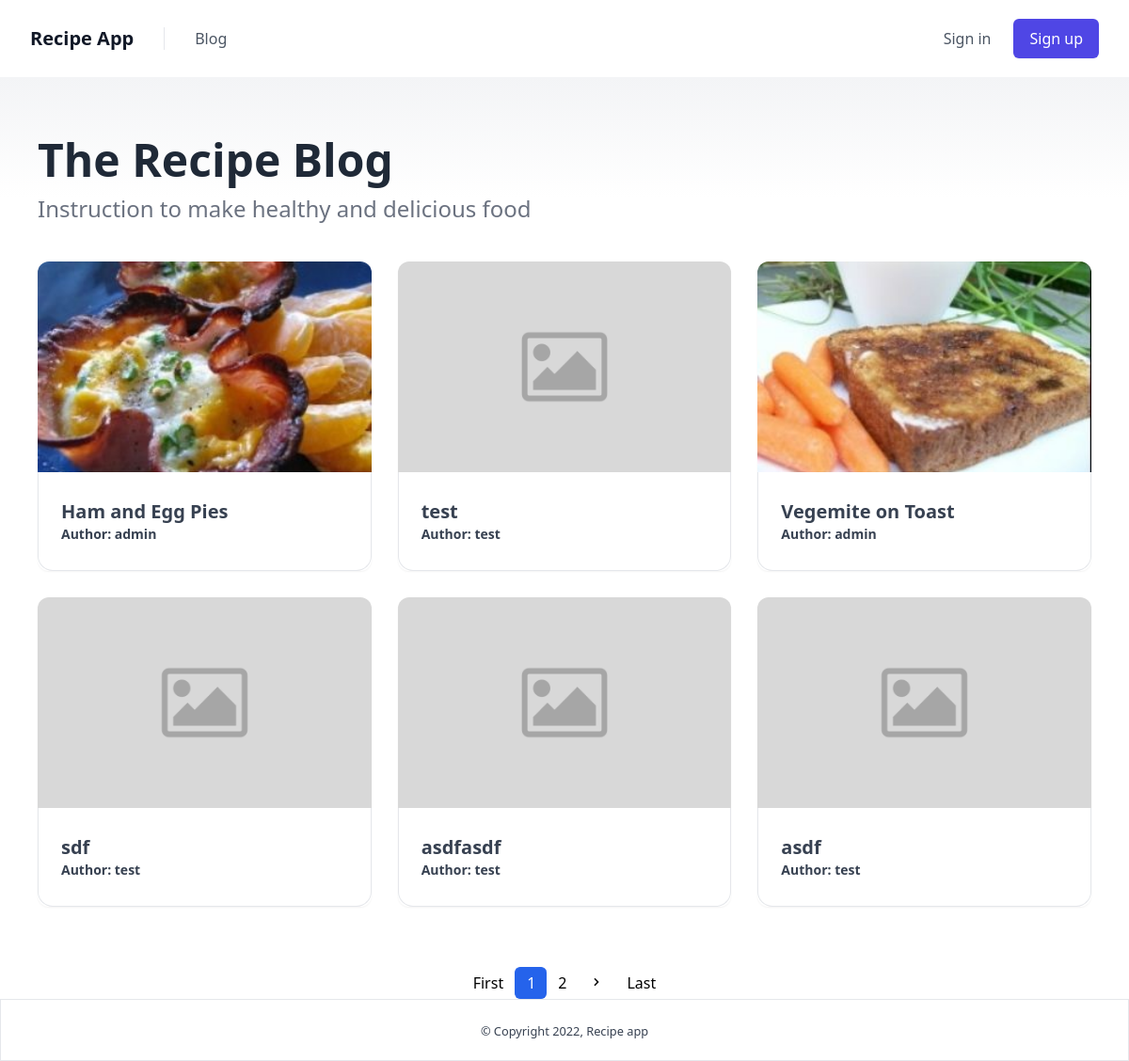
Before: / with the older database file.
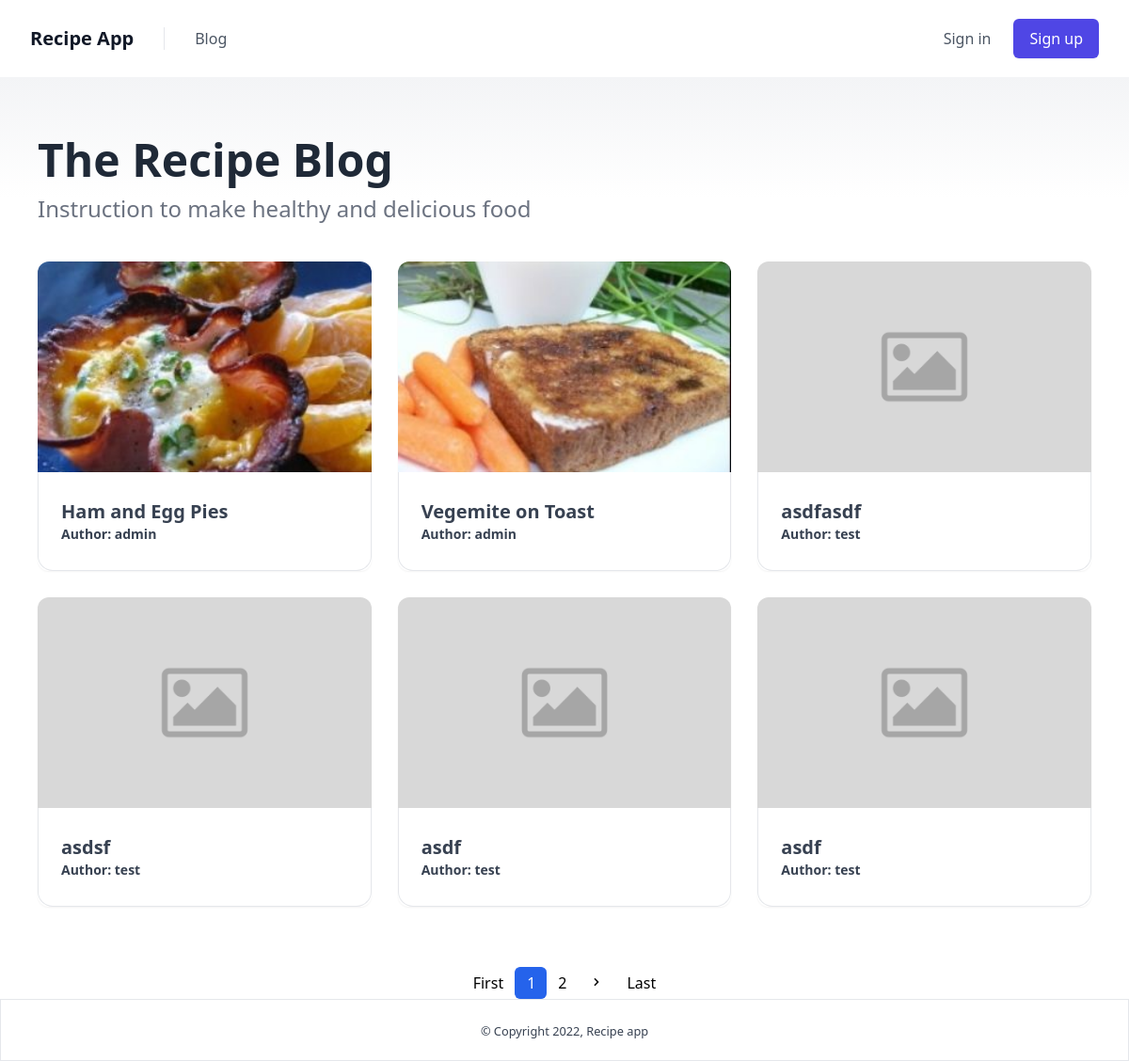
After: the same page with the newer database file.
### recipe/models.py (models this page shows, shortened)
class Recipe(models.Model):
    author = models.ForeignKey(settings.AUTH_USER_MODEL, related_name='author', on_delete=models.CASCADE)
    name = models.CharField(max_length=255)
    image = models.ImageField(upload_to='uploads/', null=True, blank=True)
    directions = models.TextField()
    updated = models.DateTimeField(auto_now_add=True)
    created = models.DateTimeField(auto_now=True)
    @property
    def get_image(self):
        if not self.image:
            return '/media/uploads/placeholder-image.png'
        return self.image.url

### account/models.py (models this page shows, shortened)
class Account(AbstractBaseUser):
    email = models.EmailField(verbose_name='email', max_length=60, unique=True)
    username = models.CharField(max_length=30, unique=True)
    date_joined = models.DateTimeField(verbose_name='date joined', auto_now_add=True)
    last_login = models.DateTimeField(verbose_name='last login', auto_now=True)
    is_admin = models.BooleanField(default=False)
    is_active = models.BooleanField(default=True)
    is_staff = models.BooleanField(default=False)
    is_superuser = models.BooleanField(default=False)
    USERNAME_FIELD = 'email'
    REQUIRED_FIELDS = ['username']
    objects = MyAccountManager()
    def __str__(self):
        return self.username

### recipe/views.py (the view)
# urls.py: path('', views.IndexView.as_view(), name='index'),
class IndexView(ListView):
    model = Recipe
    template_name = "index.html"
    paginate_by = 6
    context_object_name = 'recipes'
    ordering = ['created']

### templates/index.html
{% extends 'base.html' %}
{% block content %}
{% include 'components/content.html' %}
{% include 'components/pagination.html' %}
{% endblock%}

### templates/base.html (shortened to what this page needs)
{% load static %}
<!DOCTYPE html>
<html lang="en">
<head>
    <link rel="stylesheet" href="{% static 'css/output.css' %}">
    <link rel="stylesheet" href="{% static 'css/indicator.css' %}" />
</head>
<body>
    {% include 'components/header.html' %}
    {% block content %}
    {% endblock%}
    {% include 'components/footer.html' %}
</body>
</html>

### templates/components/header.html (shortened to what this page needs)
<section class="w-full px-8 text-gray-700 bg-white">
    <div class="container flex flex-col flex-wrap items-center justify-between py-5 mx-auto md:flex-row max-w-7xl">
        <div class="relative flex flex-col md:flex-row">
            <a href="{% url 'index' %}" hx-boost="true" hx-indicator="#my-indicator" class="flex items-center mb-5 font-medium text-gray-900 lg:w-auto lg:items-center lg:justify-center md:mb-0">
                <span class="mx-auto text-xl font-black leading-none text-gray-900 select-none">Recipe App</span>
            </a>
            <nav class="flex flex-wrap items-center mb-5 text-base md:mb-0 md:pl-8 md:ml-8 md:border-l md:border-gray-200">
                <a href="{% url 'index' %}" hx-boost="true" hx-indicator="#my-indicator" class="mr-5 font-medium leading-6 text-gray-600 hover:text-gray-900">Blog</a>
            </nav>
        </div>
        <div class="inline-flex items-center ml-5 space-x-6 lg:justify-end">
            {% if user.is_authenticated %}
            <p>
                Welcome {{request.user|title}}
            </p>
            <a href="{% url 'signout' %}" hx-confirm="Are you sure you want to sign out?" hx-boost="true" hx-indicator="#my-indicator" class="border border-gray-400 rounded-md py-2 px-3 text-base font-medium leading-6 text-gray-600 whitespace-no-wrap transition duration-150 ease-in-out hover:text-gray-900 hover:bg-gray-300">
                Sign out
            </a>
            {% else %}
            <a href="{% url 'signin' %}" hx-boost="true" hx-indicator="#my-indicator" class="text-base font-medium leading-6 text-gray-600 whitespace-no-wrap transition duration-150 ease-in-out hover:text-gray-900">
                Sign in
            </a>
            <a href="{% url 'signup' %}" hx-boost="true" hx-indicator="#my-indicator" class="inline-flex items-center justify-center px-4 py-2 text-base font-medium leading-6 text-white whitespace-no-wrap bg-indigo-600 border border-transparent rounded-md shadow-sm hover:bg-indigo-500 focus:outline-none focus:ring-2 focus:ring-offset-2 focus:ring-indigo-600">
                Sign up
            </a>
            {% endif %}
        </div>
    </div>
</section>

### templates/components/content.html
<section class="relative w-full bg-white">
    <div class="absolute w-full h-32 bg-gradient-to-b from-gray-100 to-white"></div>
    <div class="relative w-full px-5 py-10 mx-auto sm:py-12 md:py-16 md:px-10 max-w-7xl">
        <h1 class="mb-1 text-4xl font-extrabold leading-none text-gray-800 lg:text-5xl xl:text-6xl sm:mb-3">The Recipe Blog</h1>
        <p class="mb-10 text-lg font-medium text-gray-500 sm:text-2xl">Instruction to make healthy and delicious food</p>
        <div class="grid grid-cols-12 col-span-12 gap-7">
            {% for recipe in recipes %}
            <div class=" flex flex-col items-start col-span-12 overflow-hidden shadow-sm rounded-xl md:col-span-6 lg:col-span-4">
                <a href="{% url 'detail' recipe.id %}" class="w-full block transition duration-200 ease-out transform hover:scale-110">
                    <img class="object-cover w-full shadow-sm max-h-56" src="{{recipe.get_image}}" loading="lazy">
                </a>
                <div class="text-gray-700 relative w-full flex flex-col items-start px-6 bg-white border border-t-0 border-gray-200 py-7 rounded-b-2xl">
                    <h2 class="text-base font-bold sm:text-lg md:text-xl">{{ recipe.name }}</h2>
                    <p class="font-bold text-sm">Author: {{recipe.author}}</p>
                </div>
            </div>
            {%endfor%}
        </div>
    </div>
</section>

### templates/components/pagination.html (shortened to what this page needs)
<div class="flex justify-center">
    <nav aria-label="Table navigation">
        <ul class="inline-flex items-center">
            <a href="?page=1" hx-boost="true" hx-indicator="#my-indicator">
            <li>
              <button
              class="px-3 py-1 rounded-md rounded-l-lg focus:outline-none focus:shadow-outline-blue"
              aria-label="Previous"
              >
              First
              </button>
            </li>
          </a>
          {% for num in page_obj.paginator.page_range %}
          {% if page_obj.number == num %}
          <li>
            <a href="?page={{ num }}" hx-boost="true"  hx-indicator="#my-indicator">
              <button
                class="px-3 py-1 text-white transition-colors duration-150 bg-blue-600 border border-r-0 border-blue-600 rounded-md focus:outline-none focus:shadow-outline-blue"
              >
                {{ num }}
              </button>
            </a>
          </li>
          {% elif num > page_obj.number|add:'-3' and num < page_obj.number|add:'3' %}
          <li>
            <a href="?page={{ num }}" hx-boost="true"  hx-indicator="#my-indicator">
              <button
                class="px-3 py-1 rounded-md focus:outline-none focus:shadow-outline-blue"
              >
                {{ num }}
              </button>
            </a>
          </li>
          {% endif %}
          {% endfor %}
          {% if page_obj.has_next %}
          <li>
            <a hx-boost="true" href="?page={{ page_obj.next_page_number }}"  hx-indicator="#my-indicator">
              <button
                class="px-3 py-1 rounded-md rounded-r-lg focus:outline-none focus:shadow-outline-blue"
                aria-label="Next"
              >
                <svg
                  class="w-4 h-4 fill-current"
                  aria-hidden="true"
                  viewBox="0 0 20 20"
                >
                  <path
                    d="M7.293 14.707a1 1 0 010-1.414L10.586 10 7.293 6.707a1 1 0 011.414-1.414l4 4a1 1 0 010 1.414l-4 4a1 1 0 01-1.414 0z"
                    clip-rule="evenodd"
                    fill-rule="evenodd"
                  ></path>
                </svg>
              </button>
            </a>
          </li>
          {% endif %}
        <li>
          <a href="?page={{page_obj.paginator.num_pages}}" hx-boost="true"  hx-indicator="#my-indicator">
            <button
            class="px-3 py-1 rounded-md rounded-l-lg focus:outline-none focus:shadow-outline-blue"
            aria-label="Previous"
            >
            Last
            </button>
          </a>
        </li>
        </ul>
      </nav>
</div>

### templates/components/footer.html
{% load static %}
<section class="relative w-full px-8 text-gray-700 bg-white border border-t body-font" data-tails-scripts="//unpkg.com/alpinejs">
    <div class="container flex flex-col flex-wrap items-center justify-between py-5 mx-auto md:flex-row max-w-7xl">
        <div class="flex flex-col items-center justify-center mx-auto">
            <p><small>&copy; Copyright 2022, Recipe app</small></p>
        </div>
    </div>
</section>

Changed rows visible on the page:
removed Recipe: name "test", author "test"
removed Recipe: name "sdf", author "test"
added Recipe: name "asdsf", author "test"
added Recipe: name "asdf", author "test"
